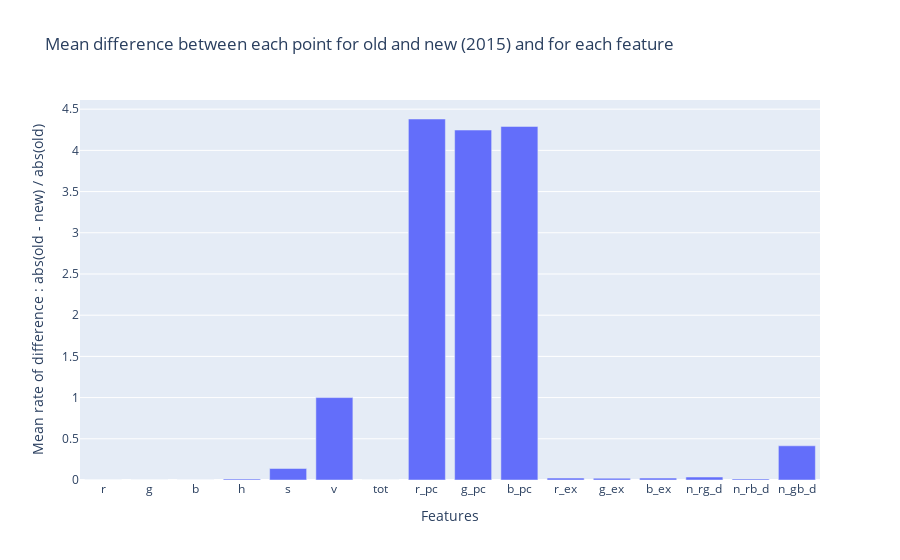
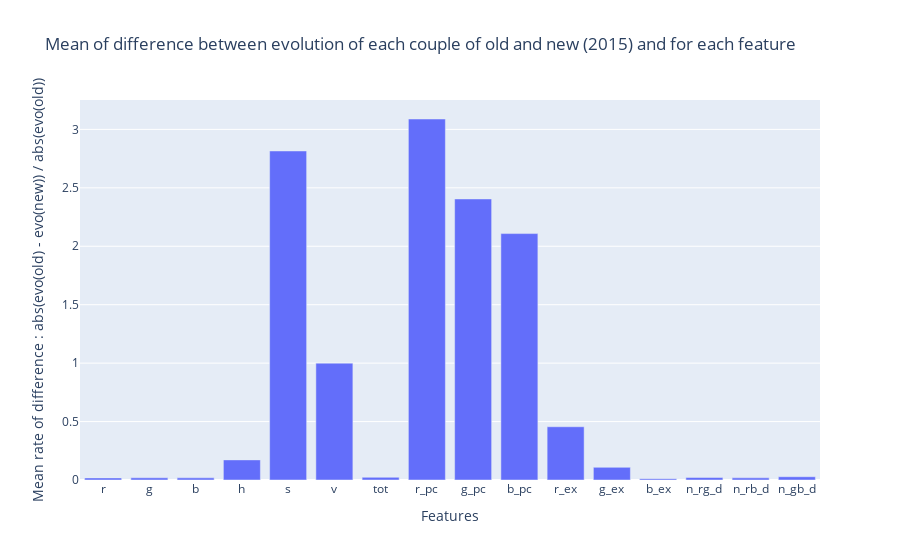

The notebook cell saved with these charts, in order:
### Markdown cell above
## Plot means

### Code cell
fig = go.Figure([go.Bar(x=feature_names, y=np.mean(diffs, axis=0))])
fig.update_layout({
    'title':'Mean difference between each point for old and new (2015) and for each feature',
    'xaxis_title':'Features',
    'yaxis_title':'Mean rate of difference : abs(old - new) / abs(old)'
})
fig.show()
fig = go.Figure([go.Bar(x=feature_names, y=np.mean(evos, axis=0))])
fig.update_layout({
    'title':'Mean of difference between evolution of each couple of old and new (2015) and for each feature',
    'xaxis_title':'Features',
    'yaxis_title':'Mean rate of difference : abs(evo(old) - evo(new)) / abs(evo(old))'
})
fig.show()

### Figure 1 — Plotly figure (JSON) as saved in the notebook; plotly's stock layout.template omitted (floating-point values rounded to 4 significant figures)
{"data": [{"type": "bar", "x": ["r", "g", "b", "h", "s", "v", "tot", "r_pc", "g_pc", "b_pc", "r_ex", "g_ex", "b_ex", "n_rg_d", "n_rb_d", "n_gb_d"], "y": [5.767e-05, 4.753e-05, 6.316e-05, 0.01228, 0.1397, 1, 2.815e-05, 4.381, 4.247, 4.29, 0.02306, 0.0215, 0.02304, 0.03586, 0.01331, 0.4151]}], "layout": {"title": {"text": "Mean difference between each point for old and new (2015) and for each feature"}, "xaxis": {"title": {"text": "Features"}}, "yaxis": {"title": {"text": "Mean rate of difference : abs(old - new) / abs(old)"}}}}

### Figure 2 — Plotly figure (JSON) as saved in the notebook; plotly's stock layout.template omitted (floating-point values rounded to 4 significant figures)
{"data": [{"type": "bar", "x": ["r", "g", "b", "h", "s", "v", "tot", "r_pc", "g_pc", "b_pc", "r_ex", "g_ex", "b_ex", "n_rg_d", "n_rb_d", "n_gb_d"], "y": [0.0178, 0.01877, 0.01836, 0.1722, 2.815, 1, 0.02289, 3.089, 2.405, 2.108, 0.4557, 0.1083, 0.0111, 0.02108, 0.01828, 0.02788]}], "layout": {"title": {"text": "Mean of difference between evolution of each couple of old and new (2015) and for each feature"}, "xaxis": {"title": {"text": "Features"}}, "yaxis": {"title": {"text": "Mean rate of difference : abs(evo(old) - evo(new)) / abs(evo(old))"}}}}
